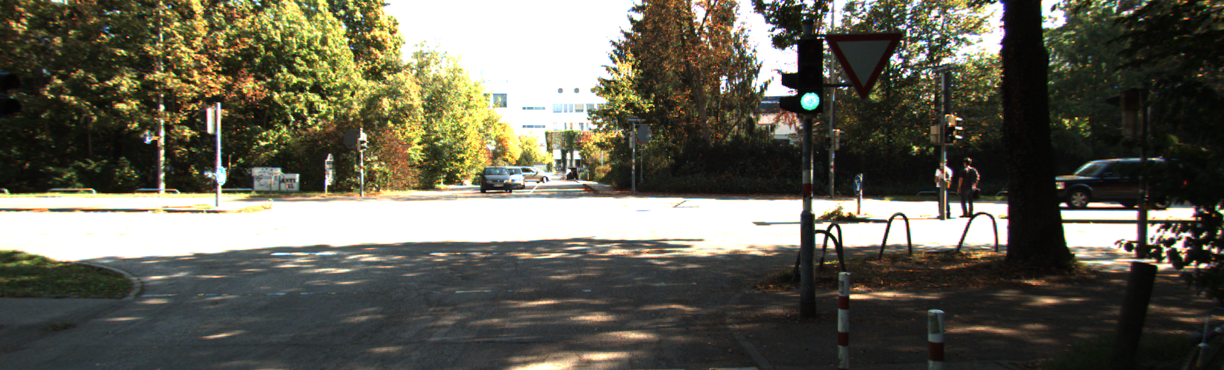
#> input picture adaptive_hist_data/0000000000.png, 1224 x 370 px, found by its file name; its folder holds only this picture in this run
$ python Problem1.py
#> lines starting #> are read from the running program, lines starting #| are printed output that depends on the picture
import numpy as np
import cv2
import matplotlib.pyplot as plt
import os
from os.path import isfile, join


def get_histogram_of_image(image):
    """Function to get the histogram of the image

    Args:
        image (Numpy array): Input image

    Returns:
        Numpy array: returns the array of histogram
    """
    height, width = image.shape
    histogram = [0.0] * 256
    for i in range(height):
        for j in range(width):
            intensity = image[i, j]
            histogram[intensity] += 1


    return np.array(histogram)/(height*width), np.array(histogram)


def get_cumulative_sum(hist, image):
    """Function to get the cumulative sum of the histogram(CDF)

    Args:
        hist (Numpy array): Histogram aquired of the image
        image (Numpy array): input image

    Returns:
        float, array: returns the cumulative sum of the histogram
    """
    cumsum = []
    for i in range(len(hist)):
        cumsum.append(sum(hist[:i+1]))

    # plt.plot(cumsum)
    # plt.show()
    return cumsum, np.array(cumsum)/(image.shape[0]*image.shape[1])


def get_equlized_histogram_image(image):
    """Function to equlize the histogram of an image

    Args:
        image (Numpy array): input image

    Returns:
        Numpy array: returns image with equlized histogram applied on it
    """
    histo, _ = get_histogram_of_image(image)
    cum_sum, _ = np.array(get_cumulative_sum(histo, image))
    # print(cum_sum)
    transfered_values = np.uint8(255 * cum_sum)
    h, w = image.shape
    final_image = np.zeros_like(image)
    #final equalized image
    for i in range(0, h):
        for j in range(0, w):
            final_image[i, j] = transfered_values[image[i, j]]


    return final_image


def get_AH_equalized_image(image, win_size):
    """Function to get perform adaptive historgam equalization on the image

    Args:
        image (Numpy array): input image
        win_size (int): size of the window in a grid

    Returns:
        Numpy array: returns the image with Adaptive histogram equalization applied on it
    """
    image_copy = image.copy()

    for row in range(win_size, image.shape[0]-win_size, win_size):
        for col in range(win_size, image.shape[1]-win_size, win_size):

            window = image_copy[row-win_size:row+win_size, col-win_size:col+win_size]
            _, hist = get_histogram_of_image(window)
            _, cum_sum = get_cumulative_sum(hist, window)
            transfered_values = np.uint8(255 * cum_sum)

            final_image = np.zeros_like(window) #final equalized image

            for row_2 in range(window.shape[0]):
                for col_2 in range(window.shape[1]):
                    final_image[row_2, col_2] = transfered_values[window[row_2, col_2]]

            image_copy[row-win_size:row+win_size, col-win_size:col+win_size] = final_image


    return image_copy


def convert_frames_to_video(in_put_path,out_put_path,path_out_AHE, fps):
    """Funtion to convert the sequance of imaged in a video

    """
    frame_array = []
    files = [f for f in os.listdir(in_put_path) if isfile(join(in_put_path, f))]
    files.sort(key = lambda x: int(x[5:-4]))

    for i in range(len(files)):
        filename=in_put_path + files[i]
        img = cv2.imread(filename)
        height, width, layers = img.shape
        size = (width,height)
        # print(filename)
        b,g,r= cv2.split(img)
        if out_put_path is not None:
            #Normal histogram eqaluzation on each frame
            equalized_B_channel = get_equlized_histogram_image(b)
            equalized_G_channel = get_equlized_histogram_image(g)
            equalized_R_channel = get_equlized_histogram_image(r)
            final = cv2.merge((equalized_B_channel, equalized_G_channel, equalized_R_channel))
            frame_array.append(final)

        else:
            #Adaptive histogram equalization on each frmae
            equalized_B_channel_AHE = get_AH_equalized_image(b, 100)
            equalized_G_channel_AHE = get_AH_equalized_image(g, 100)
            equalized_R_channel_AHE = get_AH_equalized_image(r, 100)
            final_AHE = cv2.merge((equalized_B_channel_AHE, equalized_G_channel_AHE, equalized_R_channel_AHE))
            frame_array.append(final_AHE)

    if out_put_path is not None:
        out = cv2.VideoWriter(out_put_path,cv2.VideoWriter_fourcc(*'DIVX'), fps, size)
    else:
        out = cv2.VideoWriter(path_out_AHE,cv2.VideoWriter_fourcc(*'DIVX'), fps, size)


    for i in range(len(frame_array)):
        out.write(frame_array[i])
    out.release()


if __name__=="__main__":

    pathIn= '/home/pranav/673/Project_2/adaptive_hist_data/'
    pathOut = 'Eqalized_output.avi'
    path_out_AHE = 'AHE_output.avi'
    fps = 20.0

    convert_frames_to_video(pathIn, pathOut,None,  fps)
#> in convert_frames_to_video, img is the input picture: shape (370, 1224, 3); mean B, G, R 83.7, 96.9, 98.8
#> in convert_frames_to_video, `b,g,r= cv2.split(img)`:
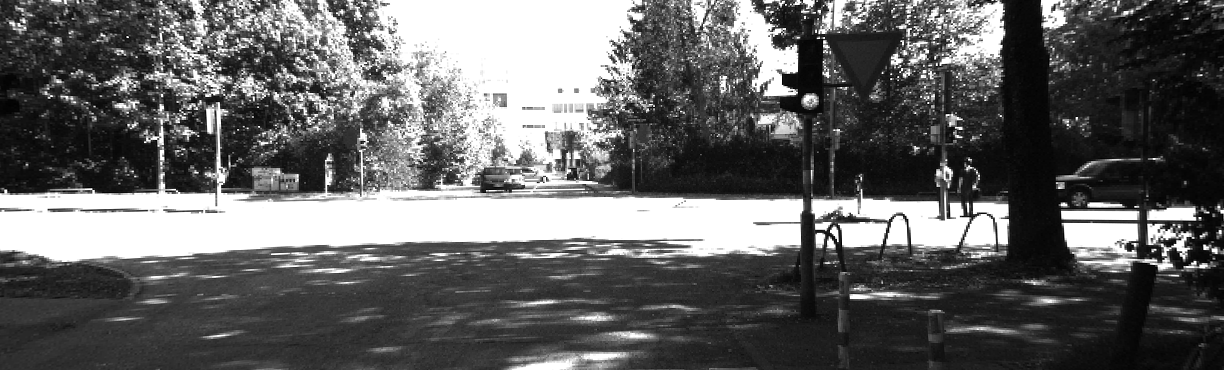
#> r: shape (370, 1224); min 0, max 255, mean 98.8
#> after the loop in get_histogram_of_image, `for i in range(height):`: histogram = 256 values, max 64971 at index 255, min 53 at index 1, mean 1769.1
#> in get_equlized_histogram_image, `histo, _ = get_histogram_of_image(image)`: histo = 256 values, max 0.143 at index 255, min 0.000117 at index 1, mean 0.00391
#> after the loop in get_cumulative_sum, `for i in range(len(hist)):`: cumsum = 256 values from 0.000375 to 1
#> in get_equlized_histogram_image, `transfered_values = np.uint8(255 * cum_sum)`: transfered_values = 256 values from 0 to 255
#> after the loop in get_equlized_histogram_image, `for i in range(0, h):`:
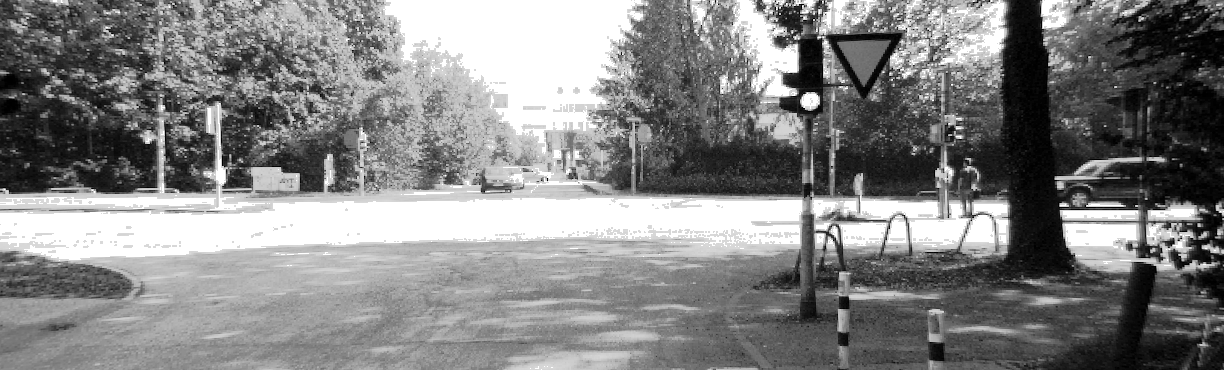
#> final_image: shape (370, 1224); min 0, max 255, mean 130.6
#> in get_equlized_histogram_image (call 2), `histo, _ = get_histogram_of_image(image)`: histo = 256 values, max 0.155 at index 255, min 4.42e-06 at index 1, mean 0.00391
#> in get_equlized_histogram_image (call 2), `cum_sum, _ = np.array(get_cumulative_sum(histo, image))`: cum_sum = 256 values from 6.62e-06 to 1
#> after the loop in get_equlized_histogram_image (call 2), `for i in range(0, h):`:
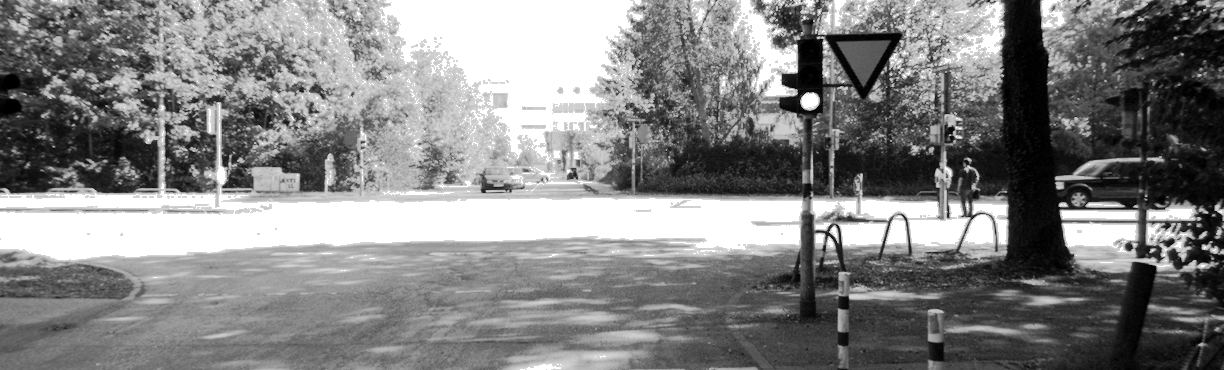
#> final_image: shape (370, 1224); min 0, max 255, mean 130.9
#> the loop in convert_frames_to_video, `for i in range(len(frame_array)):` made 1 pass
    convert_frames_to_video(pathIn, None, path_out_AHE, fps)
#> call 2 of convert_frames_to_video, with path_out_AHE = 'AHE_output.avi', fps = 20
#> call 2 of get_AH_equalized_image, with win_size = 100
#> after the loop in get_AH_equalized_image (call 2), `for row in range(win_size, image.shape[0]-win_size, win_size):`:
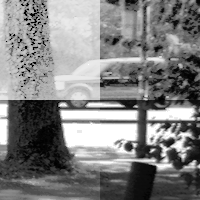
#> final_image: shape (200, 200); min 0, max 255, mean 128.9
#> call 3 of get_AH_equalized_image, with win_size = 100
#> after the loop in get_AH_equalized_image (call 3), `for row in range(win_size, image.shape[0]-win_size, win_size):`:
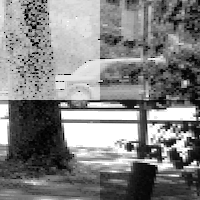
#> final_image: shape (200, 200); min 1, max 255, mean 129.1
#> after the loop in get_AH_equalized_image (call 3), `for row in range(win_size, image.shape[0]-win_size, win_size):`:
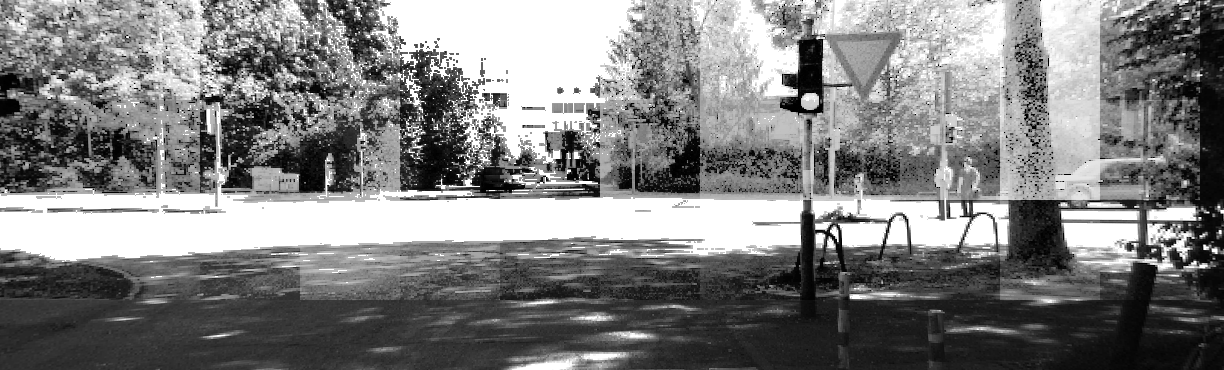
#> image_copy: shape (370, 1224); min 0, max 255, mean 127.3
#> in convert_frames_to_video (call 2), `final_AHE = cv2.merge((equalized_B_channel_AHE, equalized_G_channel_AH..`:
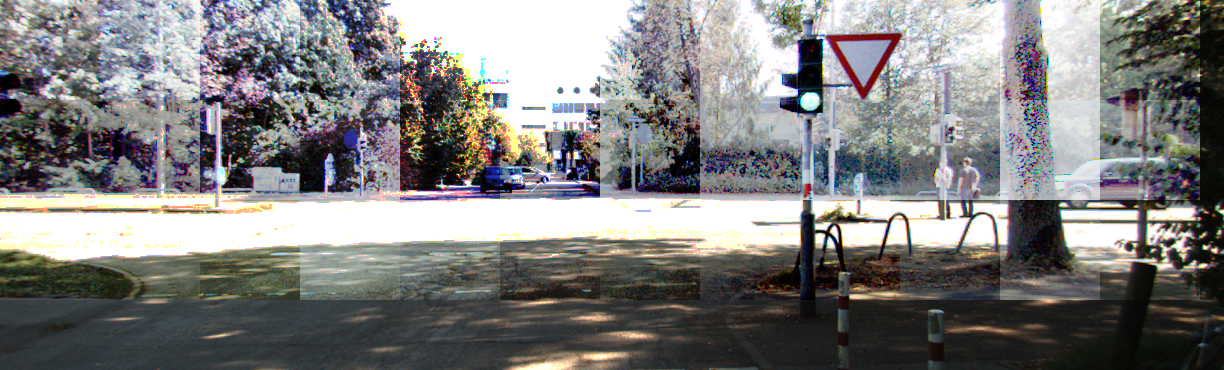
#> final_AHE: shape (370, 1224, 3); mean B, G, R 125.7, 126.5, 127.3
#> the loop in convert_frames_to_video (call 2), `for i in range(len(frame_array)):` made 1 pass
